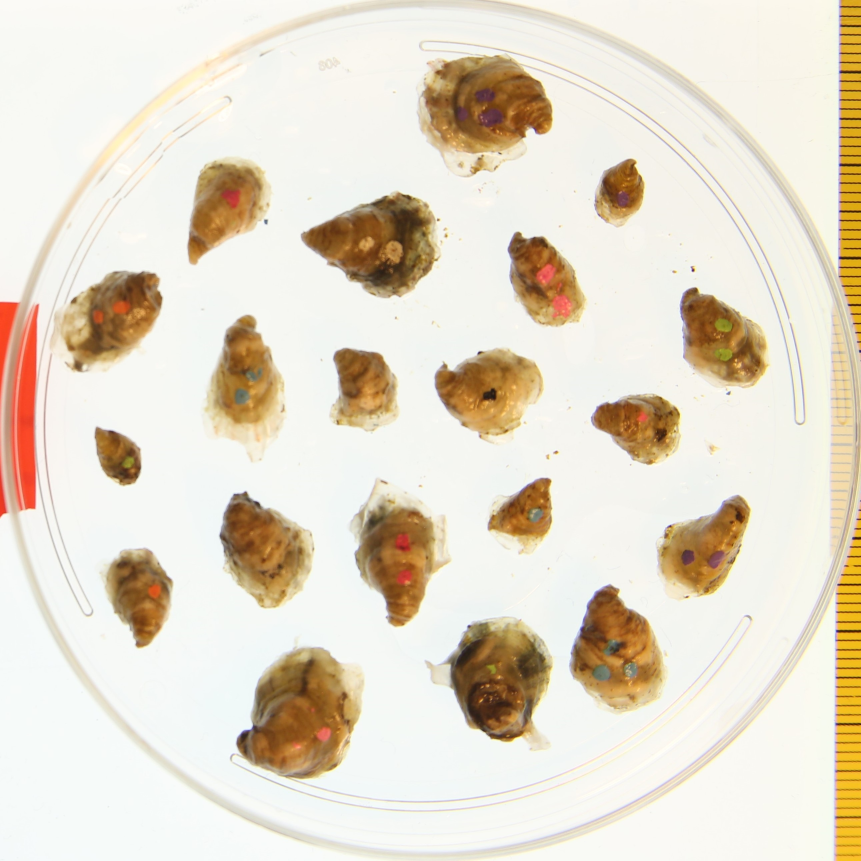
#> input picture photos/oysterref.JPG, 2583 x 2582 px, found by its file name (shown at 1/3 size)
$ python imgacquisition.py   (older library calls are emulated)
#> lines starting #> are read from the running program, lines starting #| are printed output that depends on the picture; after the words box and inside, x2 and y2 are one past the last pixel; in counts of white or black regions, pixels touching at a corner belong together
''' This file consists of functions that will deal with image acquisition.
The following functions will obtain the image in digital form for scaling and
color conversion.
'''

import cv2
import matplotlib.pyplot as plt
import numpy as np

'''
Project
------------------------------------------------------------------------------
Create a program that takes the input of an image of oysters set on a petri
dish. From the analysis, information about the image will be given by computer
vision.
------------------------------------------------------------------------------
Assumptions
------------------------------------------------------------------------------
(1) The size of the petri dish will be constant. (Record radius in units cm)
(2)
------------------------------------------------------------------------------
Considerations
------------------------------------------------------------------------------
(1) OpenCV and Matplotlib recognize the RGB values differently. OpenCV reads
the list as [B, R, G], whereas Matplotlib reads the list as [R, G, B].
(2)
------------------------------------------------------------------------------
Expected Values
------------------------------------------------------------------------------
(1) no. of oysters = 20
(2) sizes of each as 1x20 array --> measure each later
(3)
'''
# ----------------------------------------------------------------------------
'''
Name                Description
------------------------------------------------------------------------------
img_orig            Image original
x_scale             Scaling factor for x-axis in 2D-coordinate system
y_scale             Scaling factor for y-axis in 2D-coordinate system
'''

'''
Algorithm
------------------------------------------------------------------------------
(1) Read the image.
(2) Determine length of imaage.
(3) Define new width and height of image.
(4) Compute scaling factor.
(5) Scale image.
(6) Save image.
'''
import cv2
import numpy as np
''' i did not write that def
pulled from stack overflow '''

def image_resize(image, width = None, height = None, inter = cv2.INTER_AREA):
    # initialize the dimensions of the image to be resized and
    # grab the image size
#> called with height = 800, inter = 3
    dim = None
    (h, w) = image.shape[:2]
#> h = 2582; w = 2583

    # if both the width and height are None, then return the
    # original image
    if width is None and height is None:
        return image

    # check to see if the width is None
    if width is None:
        # calculate the ratio of the height and construct the
        # dimensions
        r = height / float(h)
#> r = 0.31
        dim = (int(w * r), height)
#> dim = (800, 800)

    # otherwise, the height is None
    else:
        # calculate the ratio of the width and construct the
        # dimensions
        r = width / float(w)
        dim = (width, int(h * r))

    # resize the image
    resized = cv2.resize(image, dim, interpolation = inter)
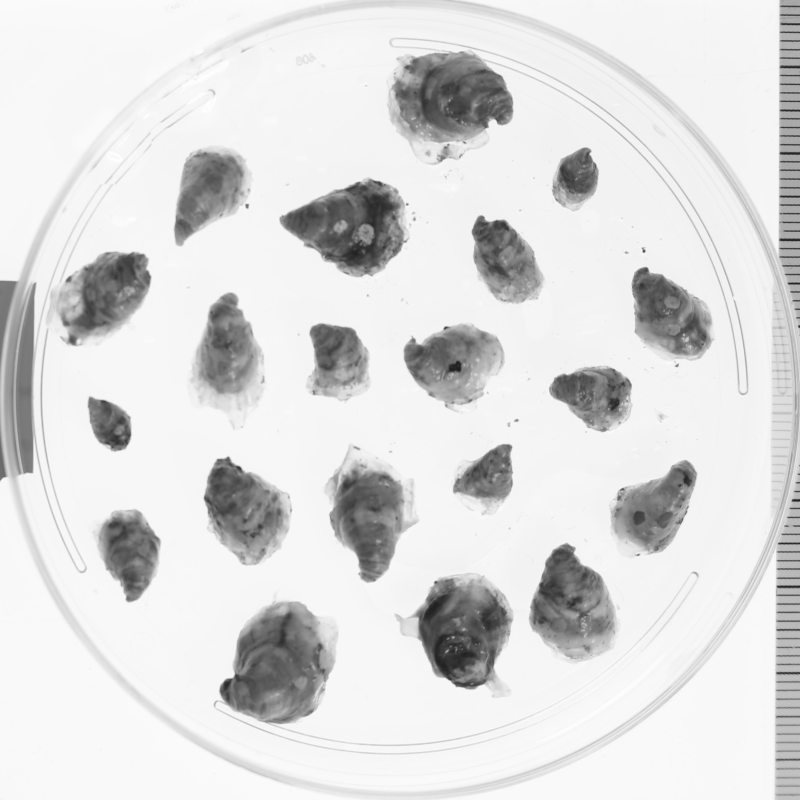
#> resized: shape (800, 800); min 28, max 254, mean 220.5

    # return the resized image
    return resized
''' end (not my work) '''


img = cv2.imread("oysterref.JPG", cv2.IMREAD_GRAYSCALE)
img = image_resize(img, height = 800)
img = cv2.GaussianBlur(img, (5, 5), 0)
#> img: shape (800, 800)


sobelx = cv2.Sobel(img, cv2.CV_64F, 1, 0)
sobely = cv2.Sobel(img, cv2.CV_64F, 0, 1)
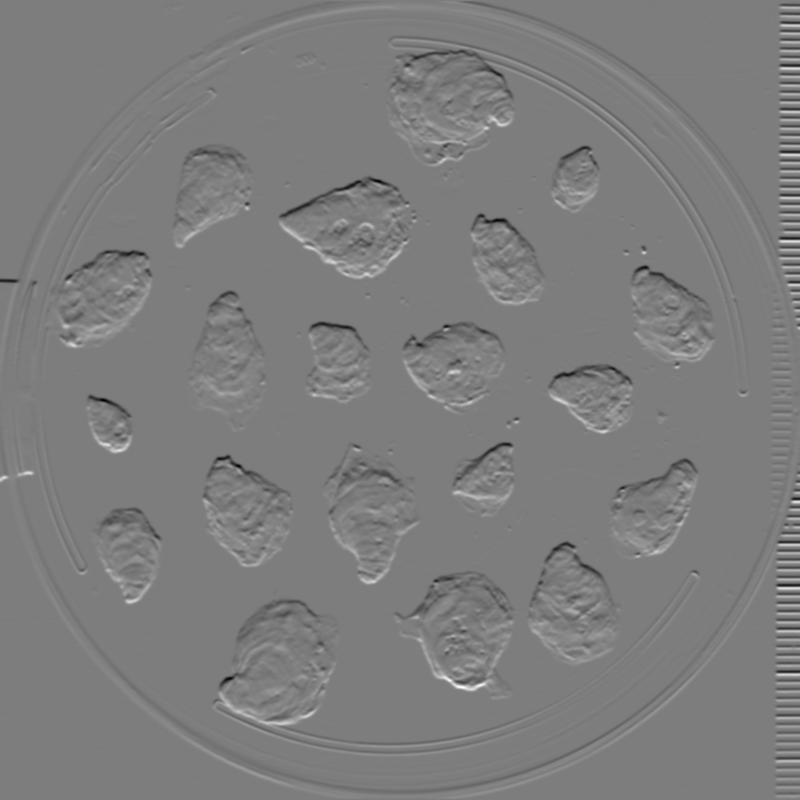
#> sobely: shape (800, 800) float64; min -398, max 410, mean 0; drawn with min black and max white

laplacian = cv2.Laplacian(img, cv2.CV_64F)
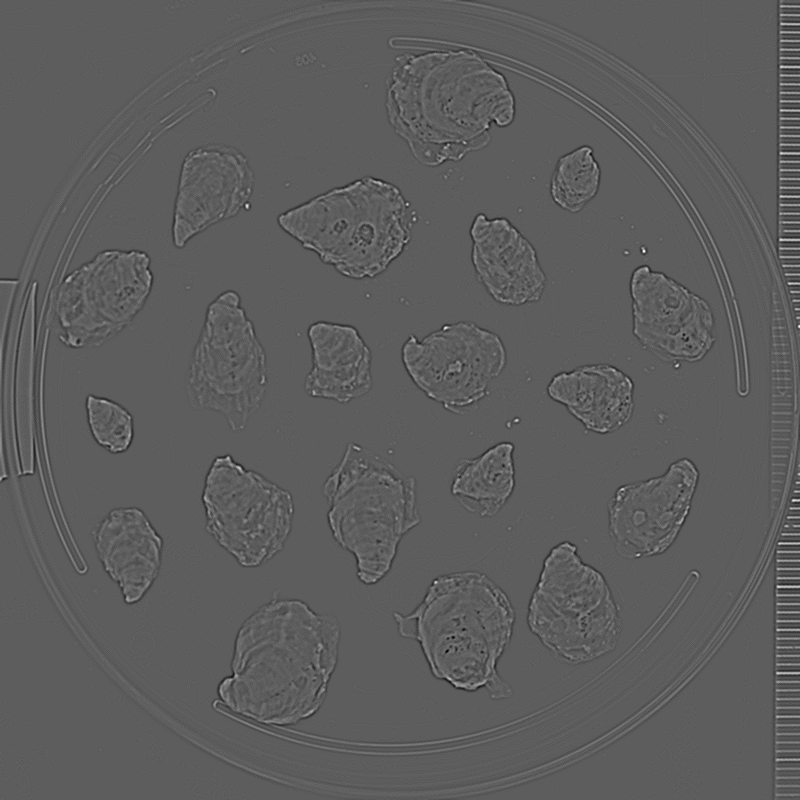
#> laplacian: shape (800, 800) float64; min -41, max 71, mean 0; drawn with min black and max white
canny = cv2.Canny(img, 100, 150)
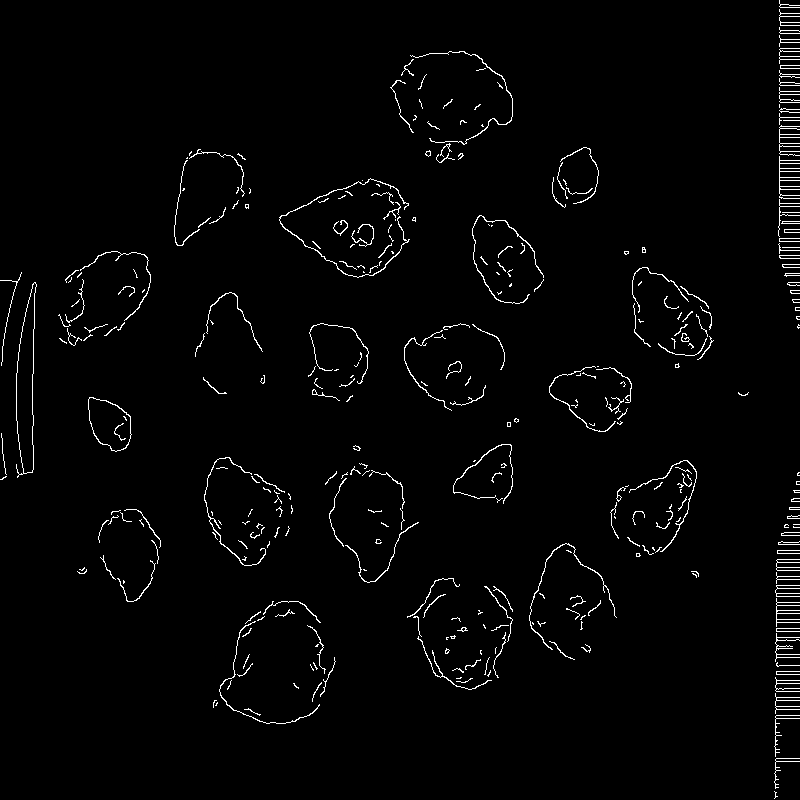
#> canny: shape (800, 800); 2.1% white in thin lines or dots


cv2.imshow("image", img)
cv2.waitKey(0)
cv2.destroyAllWindows()

cv2.imshow("SobelX", sobelx)
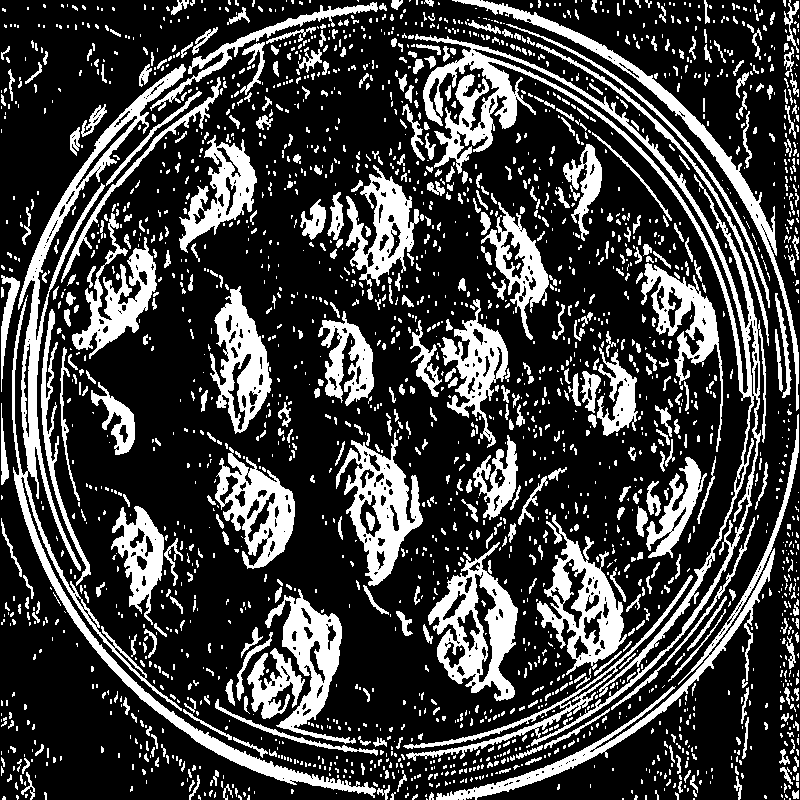
#> window 'SobelX': shape (800, 800); 25.4% white; 2345 white regions (1746 under 20 px), largest, box (x1, y1, x2, y2) and area: (403, 34, 766, 761) 16651, (12, 64, 376, 798) 13278, (428, 542, 518, 701) 5876
cv2.waitKey(0)
cv2.destroyAllWindows()

cv2.imshow("SobelY", sobely)
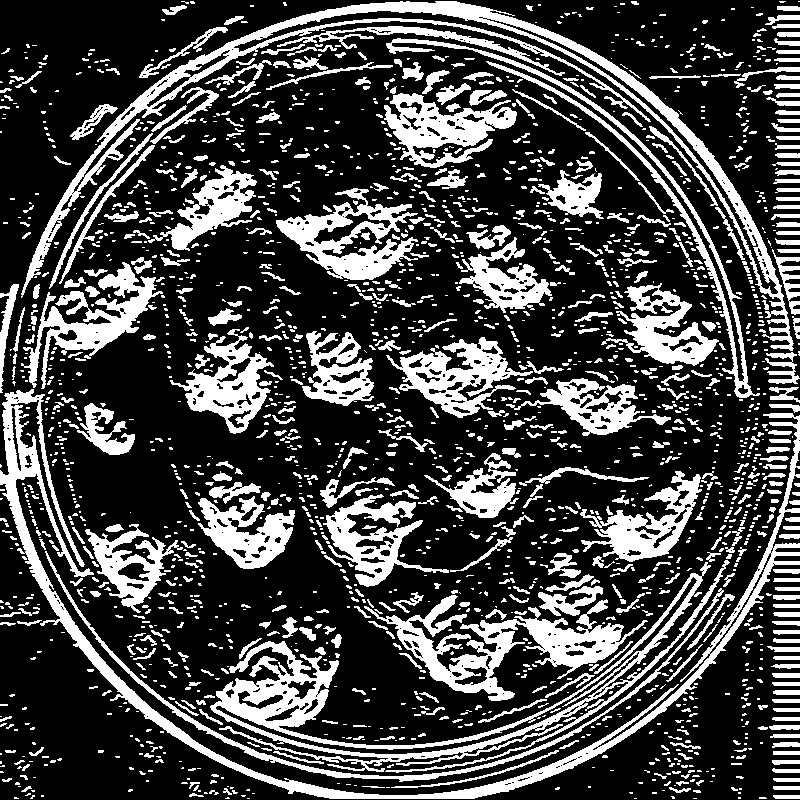
#> window 'SobelY': shape (800, 800); 27.3% white; 2156 white regions (1482 under 20 px), largest, box (x1, y1, x2, y2) and area: (21, 1, 794, 351) 14583, (0, 389, 800, 799) 14526, (210, 560, 730, 773) 12580
cv2.waitKey(0)
cv2.destroyAllWindows()

cv2.imshow("Laplacian", laplacian)
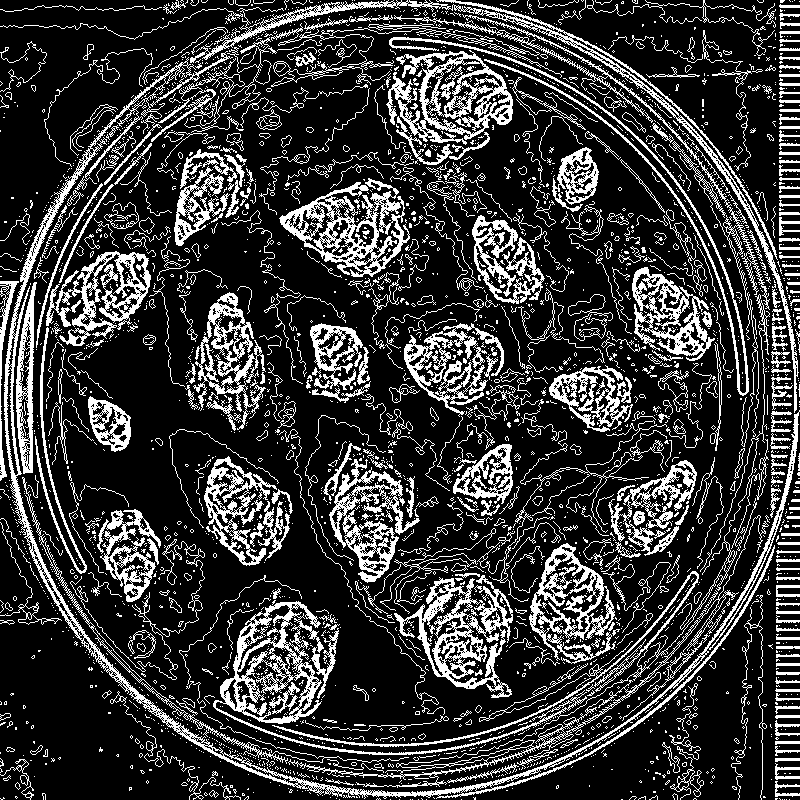
#> window 'Laplacian': shape (800, 800); 21.9% white in thin lines or dots
cv2.waitKey(0)
cv2.destroyAllWindows()

cv2.imshow("Canny", canny)
cv2.waitKey(0)
cv2.destroyAllWindows()
